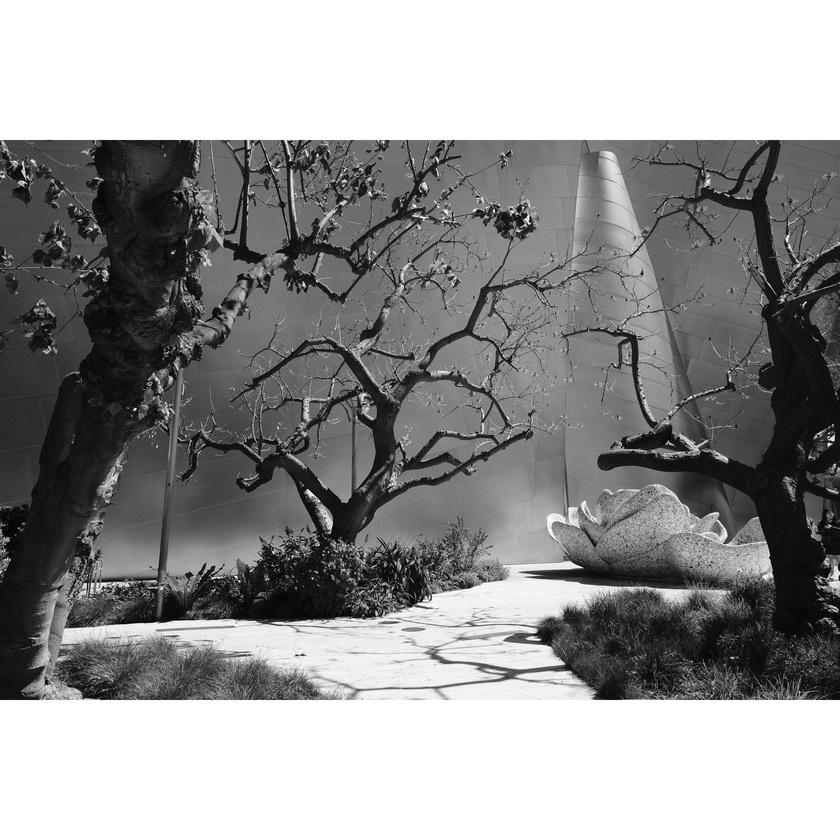
#> input picture data/personal/strong/DSCF2099-instagram.jpg, 840 x 840 px, shrunk from 2160 x 2160 before the run
$ python -i critique.py   (imports and definitions only)
#> lines starting #> are read from the running program, lines starting #| are printed output that depends on the picture; after the words box and inside, x2 and y2 are one past the last pixel; in counts of white or black regions, pixels touching at a corner belong together
"""
Photo critique analysis module
Handles composition analysis, rule of thirds, brightness, etc.
"""

import cv2
import numpy as np
from PIL import Image
from typing import Dict, List, Tuple
import math

def analyze_composition(image: Image.Image) -> Dict:
    """
    Analyze photo composition including rule of thirds, brightness, contrast
    """
    # Convert PIL to OpenCV format
    img_cv = cv2.cvtColor(np.array(image), cv2.COLOR_RGB2BGR)

    # Rule of thirds analysis
    thirds_score = analyze_rule_of_thirds(img_cv)

    # Brightness and contrast analysis
    brightness_analysis = analyze_brightness_contrast(img_cv)

    # Face detection for subject positioning
    face_analysis = detect_faces(img_cv)

    return {
        "thirds_score": thirds_score,
        "brightness_mean": brightness_analysis["mean"],
        "contrast_spread": brightness_analysis["contrast"],
        "clipped_highlights": brightness_analysis["clipped_highlights"],
        "clipped_shadows": brightness_analysis["clipped_shadows"],
        "face_detected": face_analysis["detected"],
        "face_position": face_analysis["position"]
    }

def analyze_rule_of_thirds(img: np.ndarray) -> float:
    """
    Analyze rule of thirds composition
    Returns score from 0-1 (1 = perfect thirds)
    """
    height, width = img.shape[:2]

    # Define thirds lines
    third_x1, third_x2 = width // 3, 2 * width // 3
    third_y1, third_y2 = height // 3, 2 * height // 3

    # Find most salient/important area (simplified - using center of mass of edges)
    gray = cv2.cvtColor(img, cv2.COLOR_BGR2GRAY)
    edges = cv2.Canny(gray, 50, 150)

    # Find center of mass of edges
    moments = cv2.moments(edges)
    if moments["m00"] != 0:
        cx = int(moments["m10"] / moments["m00"])
        cy = int(moments["m01"] / moments["m00"])
    else:
        # Fallback to image center
        cx, cy = width // 2, height // 2

    # Calculate distance to nearest thirds intersection
    thirds_points = [
        (third_x1, third_y1), (third_x2, third_y1),
        (third_x1, third_y2), (third_x2, third_y2)
    ]

    min_distance = float('inf')
    for px, py in thirds_points:
        distance = math.sqrt((cx - px)**2 + (cy - py)**2)
        min_distance = min(min_distance, distance)

    # Normalize by diagonal length
    diagonal = math.sqrt(width**2 + height**2)
    normalized_distance = min_distance / diagonal

    # Convert to score (closer to thirds = higher score)
    score = max(0, 1 - normalized_distance * 2)
    return round(score, 3)

def analyze_brightness_contrast(img: np.ndarray) -> Dict:
    """
    Analyze brightness and contrast
    """
    # Convert to LAB color space for better luminance analysis
    lab = cv2.cvtColor(img, cv2.COLOR_BGR2LAB)
    l_channel = lab[:, :, 0]

    # Normalize to 0-1
    l_normalized = l_channel.astype(np.float32) / 255.0

    # Calculate statistics
    mean_brightness = np.mean(l_normalized)
    std_contrast = np.std(l_normalized)

    # Check for clipping
    clipped_highlights = np.sum(l_channel > 250) / l_channel.size > 0.01  # >1% pixels
    clipped_shadows = np.sum(l_channel < 5) / l_channel.size > 0.01      # >1% pixels

    return {
        "mean": round(mean_brightness, 3),
        "contrast": round(std_contrast, 3),
        "clipped_highlights": clipped_highlights,
        "clipped_shadows": clipped_shadows
    }

def detect_faces(img: np.ndarray) -> Dict:
    """
    Simple face detection for subject positioning
    """
    # Load Haar cascade for face detection
    face_cascade = cv2.CascadeClassifier(cv2.data.haarcascades + 'haarcascade_frontalface_default.xml')

    gray = cv2.cvtColor(img, cv2.COLOR_BGR2GRAY)
    faces = face_cascade.detectMultiScale(gray, 1.1, 4)

    if len(faces) > 0:
        # Get the largest face
        largest_face = max(faces, key=lambda x: x[2] * x[3])
        x, y, w, h = largest_face

        # Calculate face center relative to image
        face_center_x = (x + w/2) / img.shape[1]
        face_center_y = (y + h/2) / img.shape[0]

        return {
            "detected": True,
            "position": {
                "x": round(face_center_x, 3),
                "y": round(face_center_y, 3),
                "size": round((w * h) / (img.shape[0] * img.shape[1]), 3)
            }
        }

    return {"detected": False, "position": None}

def generate_critique(composition: Dict, aesthetic_score: float) -> List[str]:
    """
    Generate actionable critique based on analysis
    """
    notes = []

    # Aesthetic score feedback
    if aesthetic_score < 4:
        notes.append("The overall aesthetic could be improved. Consider adjusting composition or lighting.")
    elif aesthetic_score > 7:
        notes.append("Great aesthetic quality! This photo has strong visual appeal.")

    # Rule of thirds feedback
    if composition["thirds_score"] < 0.3:
        if composition["face_detected"] and composition["face_position"]:
            face_x = composition["face_position"]["x"]
            if 0.4 < face_x < 0.6:  # Face is centered
                notes.append("Subject is centered - try shifting toward a rule of thirds intersection for more dynamic composition.")
        else:
            notes.append("Consider applying the rule of thirds for more balanced composition.")

    # Brightness feedback
    if composition["brightness_mean"] < 0.3:
        notes.append("Image appears underexposed - consider increasing exposure or brightening in post.")
    elif composition["brightness_mean"] > 0.7:
        notes.append("Image may be overexposed - consider reducing exposure or recovering highlights.")

    # Clipping feedback
    if composition["clipped_highlights"]:
        notes.append("Highlights are clipped - try reducing exposure or using HDR techniques.")
    if composition["clipped_shadows"]:
        notes.append("Shadows are clipped - consider increasing exposure or using fill light.")

    # Contrast feedback
    if composition["contrast_spread"] < 0.2:
        notes.append("Low contrast - consider increasing contrast or using curves adjustment.")

    return notes

>>> import cv2
>>> picture = cv2.cvtColor(cv2.imread('../data/personal/strong/DSCF2099-instagram.jpg'), cv2.COLOR_BGR2RGB)
#> picture is the input picture: shape (840, 840, 3); min 0, max 255, mean 147.9
>>> result = analyze_composition(picture)
#> in analyze_rule_of_thirds, `edges = cv2.Canny(gray, 50, 150)`:
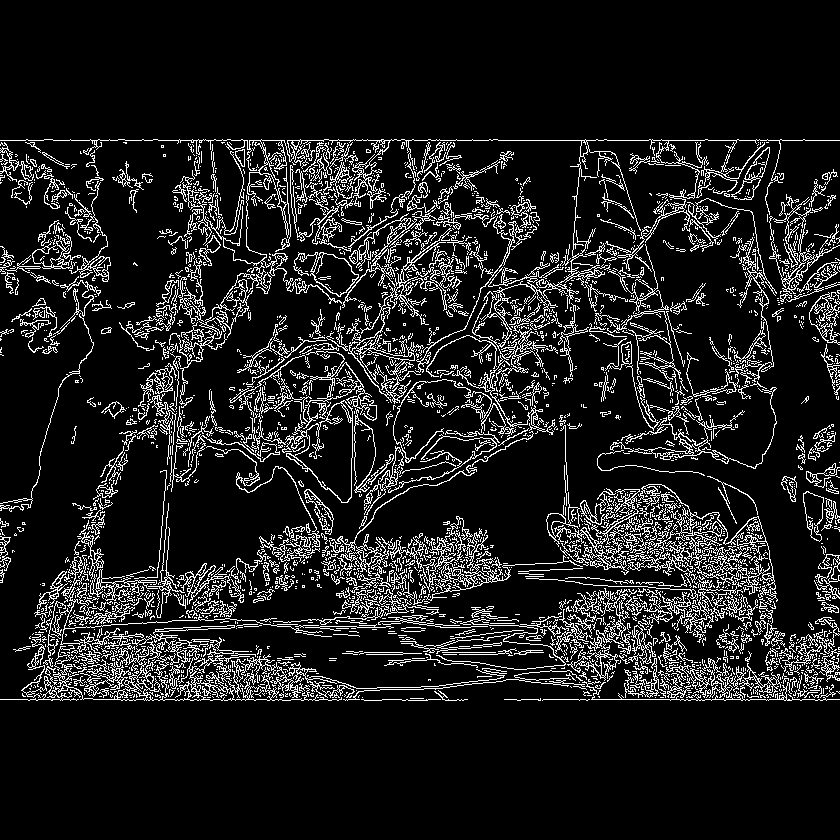
#> edges: shape (840, 840); 11.6% white in thin lines or dots, all inside (x1, y1, x2, y2) = (0, 139, 840, 701)
#> in analyze_rule_of_thirds, `moments = cv2.moments(edges)`: moments = moments, m00 20793720, centre m10/m00, m01/m00 = (432.7, 441.2)
#> in analyze_rule_of_thirds, `cx = int(moments["m10"] / moments["m00"])`: cx = 432
#> in analyze_rule_of_thirds, `cy = int(moments["m01"] / moments["m00"])`: cy = 441
#> the loop in analyze_rule_of_thirds, `for px, py in thirds_points:` made 4 passes
#> (distance, min_distance) on passes 1 to 4: (221.4, 221.4), (205.7, 205.7), (193, 193), (174.8, 174.8)
#> in analyze_rule_of_thirds, `normalized_distance = min_distance / diagonal`: normalized_distance = 0.147
#> in analyze_rule_of_thirds, `score = max(0, 1 - normalized_distance * 2)`: score = 0.706
#> in analyze_brightness_contrast, `lab = cv2.cvtColor(img, cv2.COLOR_BGR2LAB)`: lab: shape (840, 840, 3); mean of channels 0, 1, 2 151, 128, 128
#> in analyze_brightness_contrast, `mean_brightness = np.mean(l_normalized)`: mean_brightness = 0.592
#> in analyze_brightness_contrast, `std_contrast = np.std(l_normalized)`: std_contrast = 0.351
#> in analyze_brightness_contrast, `clipped_highlights = np.sum(l_channel > 250) / l_channel.size > 0.01`: clipped_highlights = True
#> in analyze_brightness_contrast, `clipped_shadows = np.sum(l_channel < 5) / l_channel.size > 0.01`: clipped_shadows = False
#> in analyze_composition, `brightness_analysis = analyze_brightness_contrast(img_cv)`: brightness_analysis = {'mean': 0.592, 'contrast': 0.351, 'clipped_highlights': True, 'clipped_shadows': False}
#> in detect_faces, `faces = face_cascade.detectMultiScale(gray, 1.1, 4)`: faces = [[73, 166, 51, 51], [602, 254, 60, 60]]
#> in detect_faces, `largest_face = max(faces, key=lambda x: x[2] * x[3])`: largest_face = [602, 254, 60, 60]
#> in detect_faces, `x, y, w, h = largest_face`: x = 602; y = 254; w = 60
#> in detect_faces, `face_center_x = (x + w/2) / img.shape[1]`: face_center_x = 0.752
#> in detect_faces, `face_center_y = (y + h/2) / img.shape[0]`: face_center_y = 0.338
#> in analyze_composition, `face_analysis = detect_faces(img_cv)`: face_analysis = 2 items
#> result = 7 items

$ run again, on data/personal/strong/DSCF3378-instagram.jpg
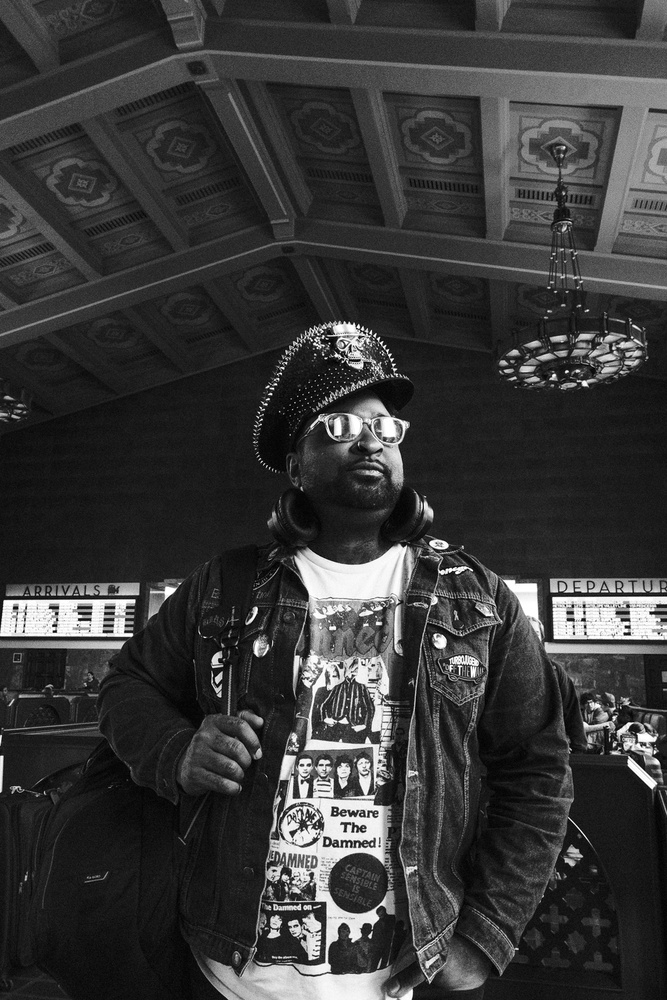
#> input picture data/personal/strong/DSCF3378-instagram.jpg, 667 x 1000 px, shrunk from 1024 x 1536 before the run
#> picture is the input picture: shape (1000, 667, 3); min 0, max 255, mean 56.2
#> in analyze_rule_of_thirds, `edges = cv2.Canny(gray, 50, 150)`:
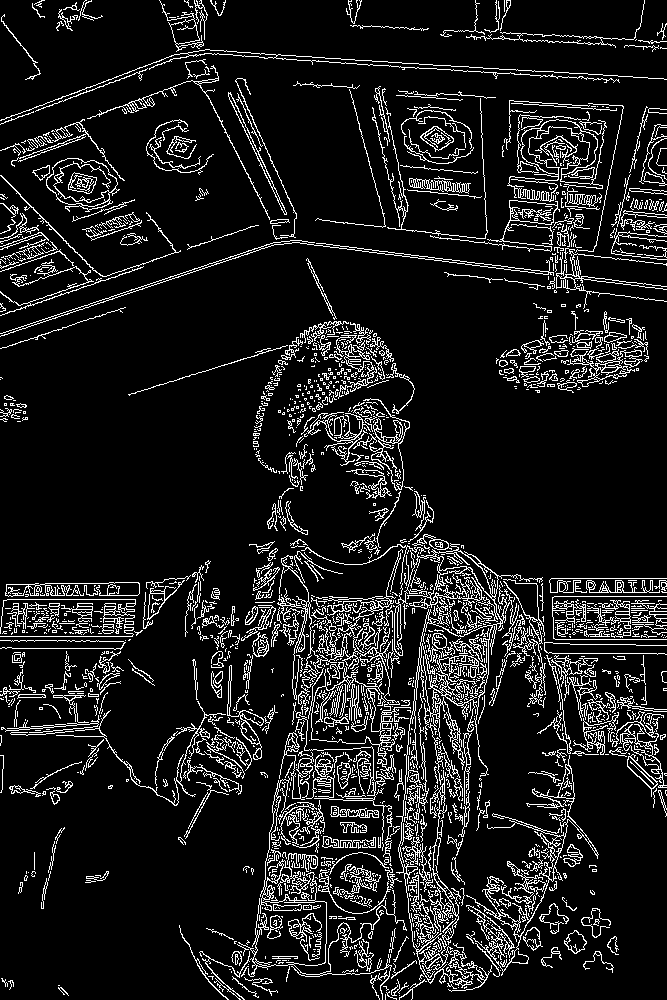
#> edges: shape (1000, 667); 10.7% white in thin lines or dots
#> moments = moments, m00 18279930, centre m10/m00, m01/m00 = (370.9, 551.8)
#> cx = 370
#> cy = 551
#> the loop in analyze_rule_of_thirds, `for px, py in thirds_points:` made 4 passes
#> (distance, min_distance) on passes 1 to 4: (263.5, 263.5), (230.2, 230.2), (187.4, 187.4), (136.8, 136.8)
#> normalized_distance = 0.114
#> score = 0.772
#> lab: shape (1000, 667, 3); mean of channels 0, 1, 2 57.2, 128, 128
#> mean_brightness = 0.224
#> std_contrast = 0.217
#> clipped_highlights = False
#> brightness_analysis = {'mean': 0.224, 'contrast': 0.217, 'clipped_highlights': False, 'clipped_shadows': False}
#> faces = ()
#> face_analysis = 2 items
#> result = 7 items

$ run again, on data/personal/strong/DSCF3420-instagram.jpg
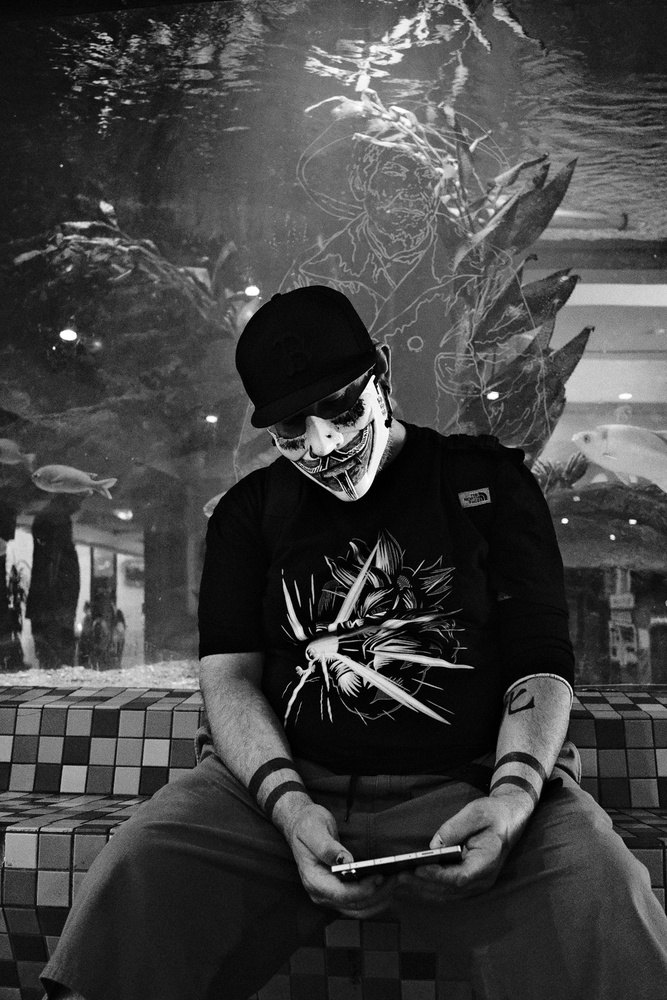
#> input picture data/personal/strong/DSCF3420-instagram.jpg, 667 x 1000 px, shrunk from 1024 x 1536 before the run
#> picture is the input picture: shape (1000, 667, 3); min 0, max 255, mean 66.3
#> in analyze_rule_of_thirds, `edges = cv2.Canny(gray, 50, 150)`:
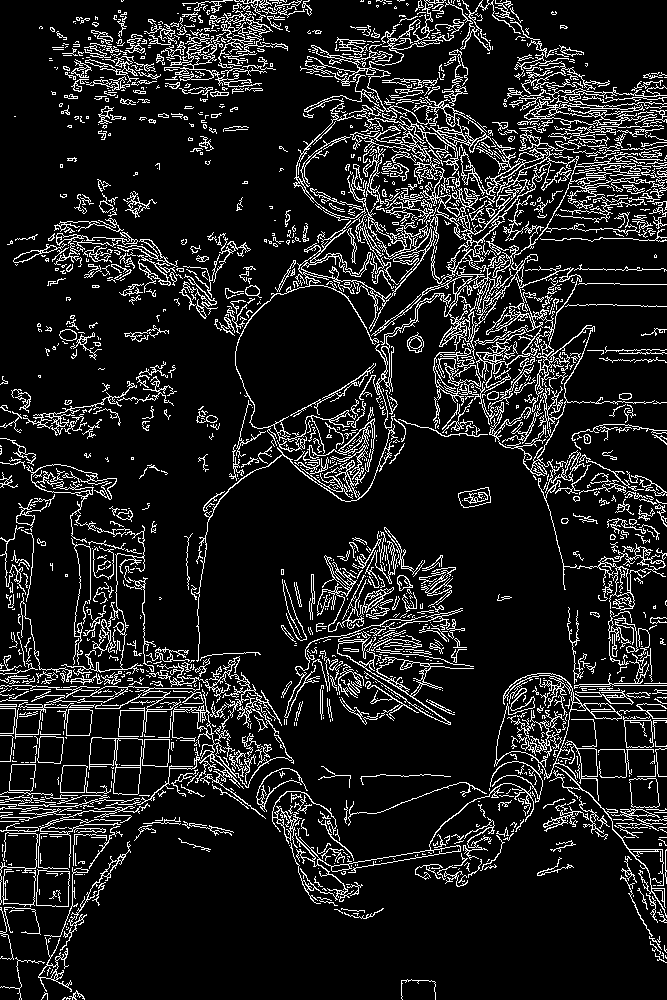
#> edges: shape (1000, 667); 12.1% white in thin lines or dots
#> moments = moments, m00 20594820, centre m10/m00, m01/m00 = (355.7, 436.8)
#> cx = 355
#> cy = 436
#> the loop in analyze_rule_of_thirds, `for px, py in thirds_points:` made 4 passes
#> (distance, min_distance) on passes 1 to 4: (168.2, 168.2), (136.1, 136.1), (265.7, 136.1), (246.6, 136.1)
#> normalized_distance = 0.113
#> score = 0.774
#> lab: shape (1000, 667, 3); mean of channels 0, 1, 2 69.3, 128, 128
#> mean_brightness = 0.272
#> std_contrast = 0.218
#> clipped_highlights = False
#> clipped_shadows = True
#> brightness_analysis = {'mean': 0.272, 'contrast': 0.218, 'clipped_highlights': False, 'clipped_shadows': True}
#> faces = [[585, 414, 56, 56]]
#> largest_face = [585, 414, 56, 56]
#> x = 585; y = 414; w = 56
#> face_center_x = 0.919
#> face_center_y = 0.442
#> face_analysis = 2 items
#> result = 7 items

$ run again, on data/personal/strong/DSCF3443-instagram.jpg
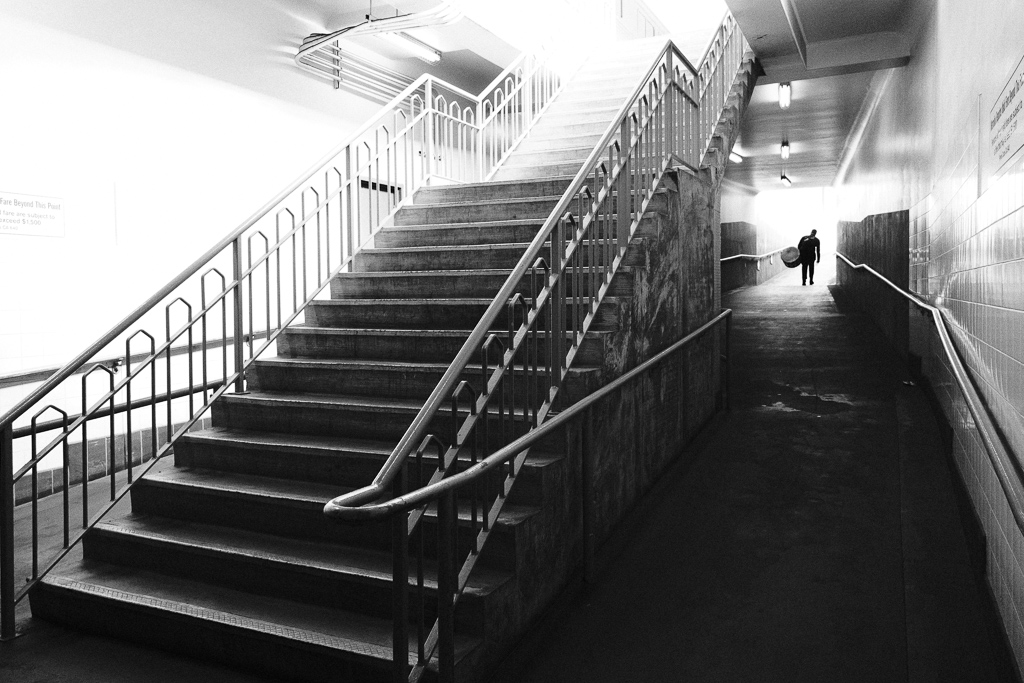
#> input picture data/personal/strong/DSCF3443-instagram.jpg, 1024 x 683 px
#> picture is the input picture: shape (683, 1024, 3); min 0, max 255, mean 118
#> in analyze_rule_of_thirds, `edges = cv2.Canny(gray, 50, 150)`:
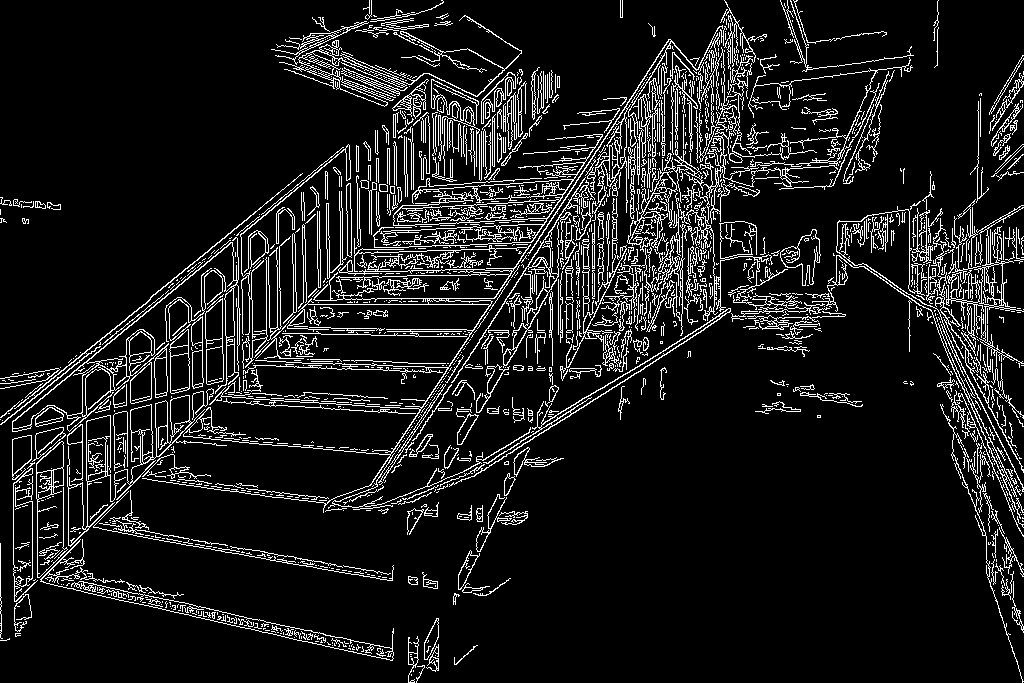
#> edges: shape (683, 1024); 10.1% white in thin lines or dots
#> moments = moments, m00 18066750, centre m10/m00, m01/m00 = (524.7, 290.5)
#> cx = 524
#> cy = 290
#> the loop in analyze_rule_of_thirds, `for px, py in thirds_points:` made 4 passes
#> (distance, min_distance) on passes 1 to 4: (193.5, 193.5), (170.1, 170.1), (246.4, 170.1), (228.4, 170.1)
#> normalized_distance = 0.138
#> score = 0.724
#> lab: shape (683, 1024, 3); mean of channels 0, 1, 2 119.5, 128, 128
#> mean_brightness = 0.469
#> std_contrast = 0.376
#> clipped_highlights = True
#> clipped_shadows = False
#> brightness_analysis = {'mean': 0.469, 'contrast': 0.376, 'clipped_highlights': True, 'clipped_shadows': False}
#> faces = ()
#> face_analysis = 2 items
#> result = 7 items
